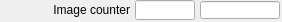
    <widget class="caFrame" name="caFrame_12">
     <property name="geometry">
      <rect>
       <x>45</x>
       <y>250</y>
       <width>282</width>
       <height>22</height>
      </rect>
     </property>
     <widget class="caTextEntry" name="caTextEntry_5">
      <property name="geometry">
       <rect>
        <x>135</x>
        <y>0</y>
        <width>60</width>
        <height>20</height>
       </rect>
      </property>
      <property name="channel" stdset="0">
       <string>$(P)$(R)ArrayCounter</string>
      </property>
      <property name="foreground">
       <color>
        <red>0</red>
        <green>0</green>
        <blue>0</blue>
       </color>
      </property>
      <property name="background">
       <color>
        <red>115</red>
        <green>223</green>
        <blue>255</blue>
       </color>
      </property>
      <property name="colorMode">
       <enum>caLineEdit::Static</enum>
      </property>
      <property name="precisionMode">
       <enum>caLineEdit::Channel</enum>
      </property>
      <property name="limitsMode">
       <enum>caLineEdit::Channel</enum>
      </property>
      <property name="maxValue">
       <double>1.000000000000000</double>
      </property>
      <property name="minValue">
       <double>0.000000000000000</double>
      </property>
      <property name="fontScaleMode" stdset="0">
       <enum>caLineEdit::Height</enum>
      </property>
      <property name="formatType">
       <enum>caLineEdit::decimal</enum>
      </property>
     </widget>
     <widget class="caLabel" name="caLabel_12">
      <property name="geometry">
       <rect>
        <x>0</x>
        <y>0</y>
        <width>130</width>
        <height>20</height>
       </rect>
      </property>
      <property name="frameShape">
       <enum>QFrame::NoFrame</enum>
      </property>
      <property name="text">
       <string>Image counter</string>
      </property>
      <property name="alignment">
       <set>Qt::AlignAbsolute|Qt::AlignRight|Qt::AlignTrailing|Qt::AlignVCenter</set>
      </property>
      <property name="fontScaleMode">
       <enum>ESimpleLabel::Height</enum>
      </property>
      <property name="foreground">
       <color>
        <red>0</red>
        <green>0</green>
        <blue>0</blue>
       </color>
      </property>
      <property name="background">
       <color alpha="0">
        <red>0</red>
        <green>0</green>
        <blue>0</blue>
       </color>
      </property>
     </widget>
     <widget class="caLineEdit" name="caLineEdit_6">
      <property name="geometry">
       <rect>
        <x>200</x>
        <y>1</y>
        <width>80</width>
        <height>18</height>
       </rect>
      </property>
      <property name="alignment">
       <set>Qt::AlignAbsolute|Qt::AlignLeading|Qt::AlignLeft|Qt::AlignVCenter</set>
      </property>
      <property name="channel" stdset="0">
       <string>$(P)$(R)ArrayCounter_RBV</string>
      </property>
      <property name="foreground">
       <color>
        <red>10</red>
        <green>0</green>
        <blue>184</blue>
       </color>
      </property>
      <property name="background">
       <color>
        <red>187</red>
        <green>187</green>
        <blue>187</blue>
       </color>
      </property>
      <property name="colorMode">
       <enum>caLineEdit::Static</enum>
      </property>
      <property name="precisionMode">
       <enum>caLineEdit::Channel</enum>
      </property>
      <property name="limitsMode">
       <enum>caLineEdit::Channel</enum>
      </property>
      <property name="maxValue">
       <double>1.000000000000000</double>
      </property>
      <property name="minValue">
       <double>0.000000000000000</double>
      </property>
      <property name="fontScaleMode" stdset="0">
       <enum>caLineEdit::Height</enum>
      </property>
      <property name="formatType">
       <enum>caLineEdit::decimal</enum>
      </property>
     </widget>
    </widget>
